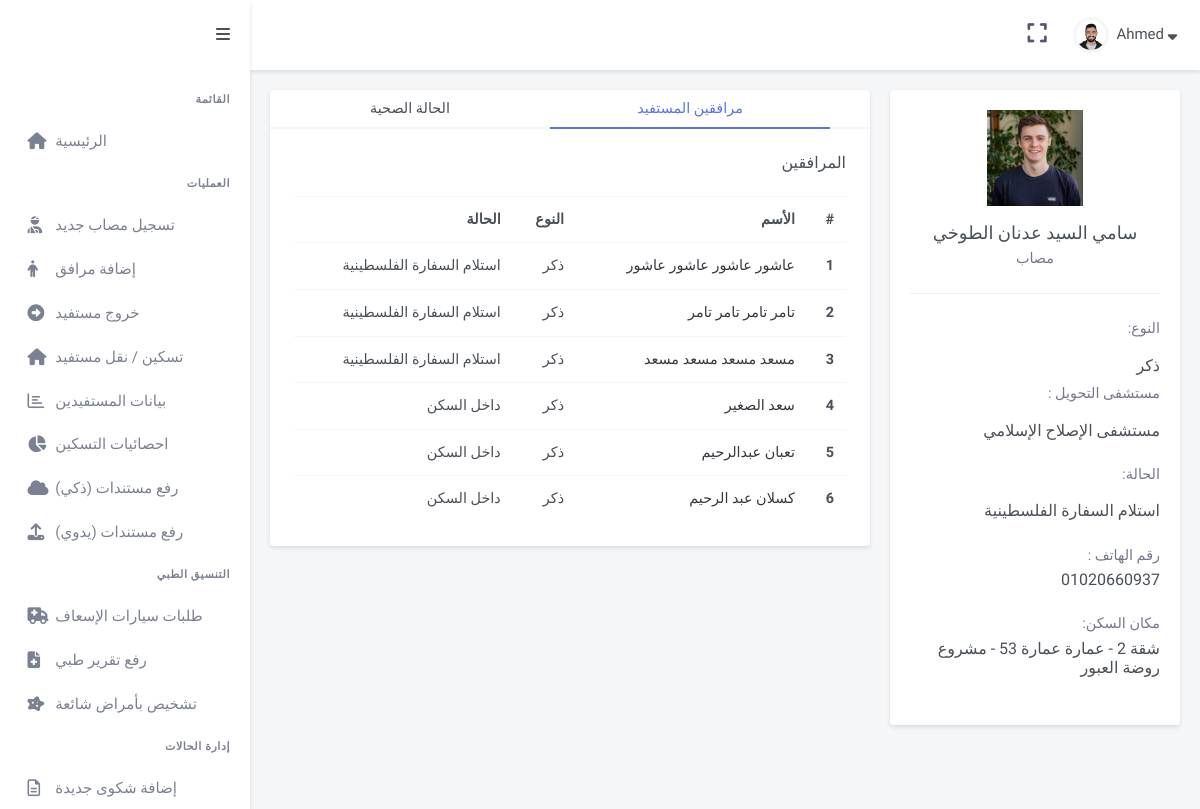
Page /operations/profile/13/ (signed in) on the earlier database version.
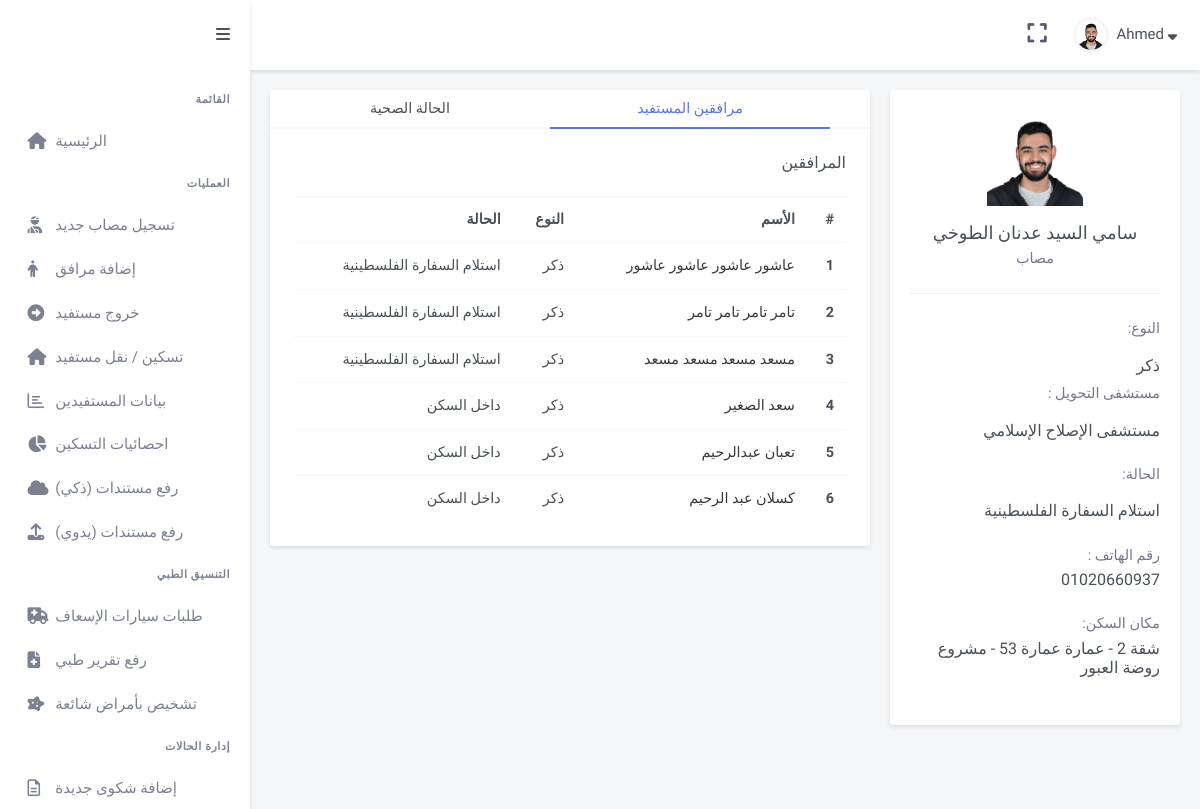
Same page on the later database version.
### GazaResponse/models.py (models this page shows, shortened)
class Person(models.Model):
    name = models.CharField(max_length = 64)
    profile_pic = models.ImageField(upload_to="ProfilePics", blank = True)
    birthday = models.DateField()
    theType = models.CharField(max_length = 64)
    gender = models.CharField(max_length = 64, default = 'ذكر')
    idNumber = models.CharField(max_length = 64)
    code = models.CharField(max_length = 64, blank=True)
    status = models.CharField(max_length = 64)
    phoneNumber = models.CharField(max_length = 64, blank=True)
    isDisabled  = models.BooleanField(default = False)
    hasCancer = models.BooleanField(default = False)
    personGroup = models.ForeignKey(Group, on_delete=models.CASCADE, related_name="relatives")
    pHospital = models.ForeignKey(Hospital, on_delete = models.CASCADE)
    diagnosis = models.TextField(blank = True)
    accommodation  = models.ForeignKey(Apartment, on_delete = models.CASCADE, related_name="residents")
    scannedDocs = models.FileField(upload_to="IDs", blank=True)
    entryDate =  models.DateField(null=True, blank=True)
    hostingStartDate = models.DateField(null=True, blank=True)

class Hospital(models.Model):
    name = models.CharField(max_length = 64)
    description = models.CharField(max_length = 64)
    hEntity = models.ForeignKey(Entity, on_delete=models.CASCADE)
    hGovernorate = models.ForeignKey(Governorate, on_delete=models.CASCADE)
    def __str__(self):
        return f'{self.name}'

class Apartment(models.Model):
    apartmentNum = models.IntegerField()
    whichBuilding = models.ForeignKey(Building, on_delete = models.CASCADE, related_name="apartments")
    apartmentCapacity = models.IntegerField()
    apartmentAccessibility = models.BooleanField()
    code = models.CharField(max_length = 64, blank=True)
    def __str__(self):
        return f'{"شقة"} {self.apartmentNum} - {self.whichBuilding} - {self.whichBuilding.bshelter}'

class Building(models.Model):
    name = models.CharField(max_length = 64)
    address = models.TextField(max_length = 150 , blank = True)
    numOfFloors = models.IntegerField()
    accessibility = models.BooleanField()
    bshelter = models.ForeignKey(Shelter, on_delete = models.CASCADE, related_name = "Buildings")
    bGovernorate = models.ForeignKey(Governorate, on_delete = models.CASCADE)
    def __str__(self):
        return f'{"عمارة"} {self.name}'

class Shelter(models.Model):
    shelterName = models.CharField(max_length = 64)
    bGovernorate = models.ForeignKey(Governorate, on_delete = models.CASCADE, null = True)
    isWorking  = models.BooleanField(default = True)
    def __str__(self):
        return f'{self.shelterName}'

### operations/views.py (the view)
# urls.py: path('profile/<int:person_id>/', views.profile, name='profile'),
@login_required
def profile(request, person_id):
    person = get_object_or_404(Person, id=person_id)
    relatives = person.personGroup.relatives.exclude(id=person_id)
    context = {
        'person': person,
        'relatives': relatives
    }
    return render(request, 'operations/profile.html', context)

### operations/templates/operations/profile.html (shortened to what the changed rows need)
{% extends "gaza/layout.html" %}
{% load static %}
{% block body %}
<div dir="rtl" class="main-content">
    <div class="page-content">
     <div class="container-fluid">
      <div class="row mb-4">
       <div class="col-xl-4">
        <div class="card h-100">
         <div class="card-body">
          <div class="text-center">
           <div>
            {% if person.profile_pic != '' and person.profile_pic != 'False' %}
            <a href="{{person.profile_pic.url}}" target="_blank" >
            <img alt="" class="avatar-lg " src="{{person.profile_pic.url}}">
              </a>
            {% else %}
            <i class="fas fa-user" style="font-size: 50px;"></i>
            {% endif %}
           </div>
           <h5 class="mt-3 mb-1">
            {{ person.name }}
           </h5>
           <p class="text-muted">
            {{ person.theType }}
           </p>
          </div>
          <div class="text-muted">
           <div class="table-responsive mt-4">
            <div>
             <p class="mb-3">
                النوع:
             </p>
             <h5 class="font-size-16">
                {{ person.gender }}
             </h5>
            </div>
            <div>
                <p class="mb-3">
                   مستشفى التحويل :
                </p>
                <h5 class="font-size-16">
                    {{ person.pHospital }}
                </h5>
               </div>
            <div class="mt-4">
                <p class="mb-3">
                الحالة:
                </p>
                <h5 class="font-size-16">
                    {{ person.status }}
                </h5>
               </div>
            {% if person.phoneNumber %}
            <div class="mt-4">
             <p class="mb-1">
              رقم الهاتف :
             </p>
             <h5 class="font-size-16">
                {{ person.phoneNumber }}
             </h5>
            </div>
            {% endif %}
            <div class="mt-4">
             <p class="mb-1">
             مكان السكن:
             </p>
             <h5 class="font-size-16">
                {{ person.accommodation }}
             </h5>
            </div>
           </div>
          </div>
         </div>
        </div>
       </div>
       <div class="col-xl-8">
        <div class="card mb-0">
         <div class="tab-content p-4">
          <div class="tab-pane active" id="about" role="tabpanel">
           <div>
            <div>
             {% if relatives %}
             <div class="table-responsive">
              <table class="table table-nowrap table-hover mb-0">
               <thead>
                <tr>
                 <th scope="col">
                  #
                 </th>
                 <th scope="col">
                  الأسم
                 </th>
                 <th scope="col">
                  النوع
                 </th>
                 <th scope="col">
                  الحالة
                 </th>
                </tr>
               </thead>
               <tbody>
                {% for relative in relatives %}
                <tr>
                 <th scope="row">
                 {{forloop.counter}}
                 </th>
                </tr>
                {% endfor %}
               </tbody>
              </table>
             </div>
             {%endif%}
            </div>
           </div>
          </div>
         </div>
        </div>
       </div>
      </div>
     </div>
    </div>
   </div>
{% endblock %}

Differences in the rows shown:
changed Person "سامي السيد عدنان الطوخي": profile_pic: a different picture
